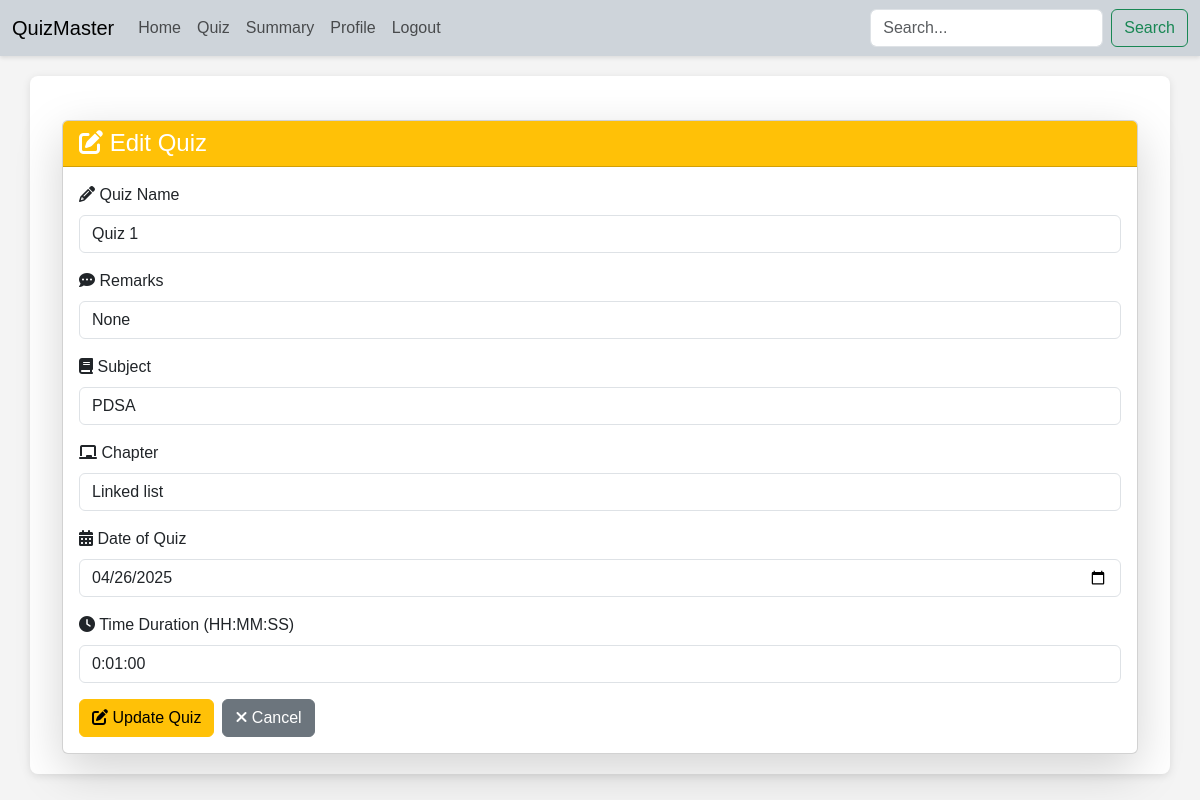
Page /admin/quiz/1/edit (signed in) on the committed database.
### models.py (models this page shows, shortened)
class Quiz(db.Model):
    id = db.Column(db.Integer, primary_key=True)
    quiz_name = db.Column(db.String(92), unique=True, nullable=False)
    remarks = db.Column(db.String(256), nullable=True)
    chapter_id = db.Column(db.Integer, db.ForeignKey('chapter.id'), nullable=False)
    chapter = db.relationship('Chapter', back_populates='quizzes')
    date_of_quiz = db.Column(db.DateTime, nullable=False)
    time_duration = db.Column(db.Interval, nullable=False)
    questions = db.relationship('Question', back_populates='quiz', lazy=True, cascade='all, delete-orphan')
    scores = db.relationship('Scores', back_populates='quiz', lazy=True, cascade='all, delete-orphan')

class Chapter(db.Model):
    id = db.Column(db.Integer, primary_key=True)
    chapter_name = db.Column(db.String(92), unique=True, nullable=False)
    chapter_description = db.Column(db.String(256), nullable=True)
    subject_id = db.Column(db.Integer, db.ForeignKey('subject.id'), nullable=False)
    subject = db.relationship('Subject', backref=db.backref('chapters', lazy=True, cascade='all, delete'))
    quizzes = db.relationship('Quiz', back_populates='chapter', lazy=True, cascade='all, delete-orphan')

class Subject(db.Model):
    id = db.Column(db.Integer, primary_key=True)
    subject_name = db.Column(db.String(92), unique=True, nullable=False)
    subject_description = db.Column(db.String(256), nullable=True)

### controller/routes.py (the view)
@app.route('/admin/quiz/<int:id>/edit')
@admin_required
def edit_quiz(id):
    quiz = Quiz.query.get(id)
    if not quiz:
        flash("Quiz does not exist")
        return redirect(url_for('quiz'))
    chapters = Chapter.query.all()
    subjects = Subject.query.all()
    return render_template('quiz/edit.html', quiz=quiz, chapters=chapters, subjects=subjects)

### controller/routes.py (called while the page is built)
def admin_required(func):
    @wraps(func)
    def inner(*args, **kwargs):
        if 'user_id' not in session:
            flash("Please login to continue")
            return redirect(url_for('login'))
        user = User.query.get(session['user_id'])
        if not user.is_admin:
            flash("You are not authorized to access this page")
            return redirect(url_for('index'))
        return func(*args, **kwargs)
    inner.__name__ = func.__name__
    return inner

### templates/quiz/edit.html (shortened to what this page needs)
{% extends 'layout.html' %}
{% block content %}
<div class="container mt-4">
    <div class="card shadow-lg">
        <div class="card-header bg-warning text-white">
            <h2 class="h4 mb-0"><i class="fas fa-edit"></i> Edit Quiz</h2>
        </div>
        <div class="card-body">
            <form action="{{ url_for('edit_quiz', id=quiz.id) }}" method="POST">
                <div class="mb-3">
                    <label for="name" class="form-label"><i class="fas fa-pencil-alt"></i> Quiz Name</label>
                    <input type="text" name="name" id="name" class="form-control" value="{{ quiz.quiz_name }}" required placeholder="Enter Quiz Name">
                </div>
                <div class="mb-3">
                    <label for="remarks" class="form-label"><i class="fas fa-comment-dots"></i> Remarks</label>
                    <input type="text" name="remarks" id="remarks" class="form-control" value="{{ quiz.remarks }}" placeholder="Enter Quiz Remarks">
                </div>
                <div class="mb-3">
                    <label for="subject_id" class="form-label"><i class="fas fa-book"></i> Subject</label>
                    <select name="subject_id" id="subject_id" class="form-control" required onchange="filterChapters()">
                        {% for subject in subjects %}
                            <option value="{{ subject.id }}" {% if subject.id == quiz.chapter.subject_id %} selected {% endif %}>{{ subject.subject_name }}</option>
                        {% endfor %}
                    </select>
                </div>
                <div class="mb-3">
                    <label for="chapter_id" class="form-label"><i class="fas fa-chalkboard"></i> Chapter</label>
                    <select name="chapter_id" id="chapter_id" class="form-control" required>
                        {% for chapter in chapters %}
                            <option value="{{ chapter.id }}"
                                    data-subject="{{ chapter.subject_id }}"
                                    {% if chapter.id == quiz.chapter_id %} selected {% endif %}>
                                {{ chapter.chapter_name }}
                            </option>
                        {% endfor %}
                    </select>
                </div>
                <div class="mb-3">
                    <label for="date_of_quiz" class="form-label"><i class="fas fa-calendar-alt"></i> Date of Quiz</label>
                    <input type="date" name="date_of_quiz" id="date_of_quiz" class="form-control" value="{{ quiz.date_of_quiz.strftime('%Y-%m-%d') }}" required>
                </div>
                <div class="mb-3">
                    <label for="time_duration" class="form-label"><i class="fas fa-clock"></i> Time Duration (HH:MM:SS)</label>
                    <input type="text" name="time_duration" class="form-control" value="{{ quiz.time_duration }}" placeholder="00:30:00" required>
                </div>
                <div class="d-flex justify-content-start mt-3">
                    <button type="submit" class="btn btn-warning me-2">
                        <i class="fa fa-edit"></i> Update Quiz
                    </button>
                    <a href="{{ url_for('quiz') }}" class="btn btn-secondary">
                        <i class="fa fa-times"></i> Cancel
                    </a>
                </div>
            </form>
        </div>
    </div>
</div>
{% endblock %}

### templates/layout.html (style rules this page uses)
html, body { margin: 0; padding: 0; background-color: #f4f4f4; font-family: 'Arial', sans-serif; }

### rows in the picture
Quiz: name "Quiz 1", remarks "None", chapter_id "Linked list", date_of_quiz "04/26/2025", time_duration "0:01:00"
Chapter: subject_id "PDSA"
